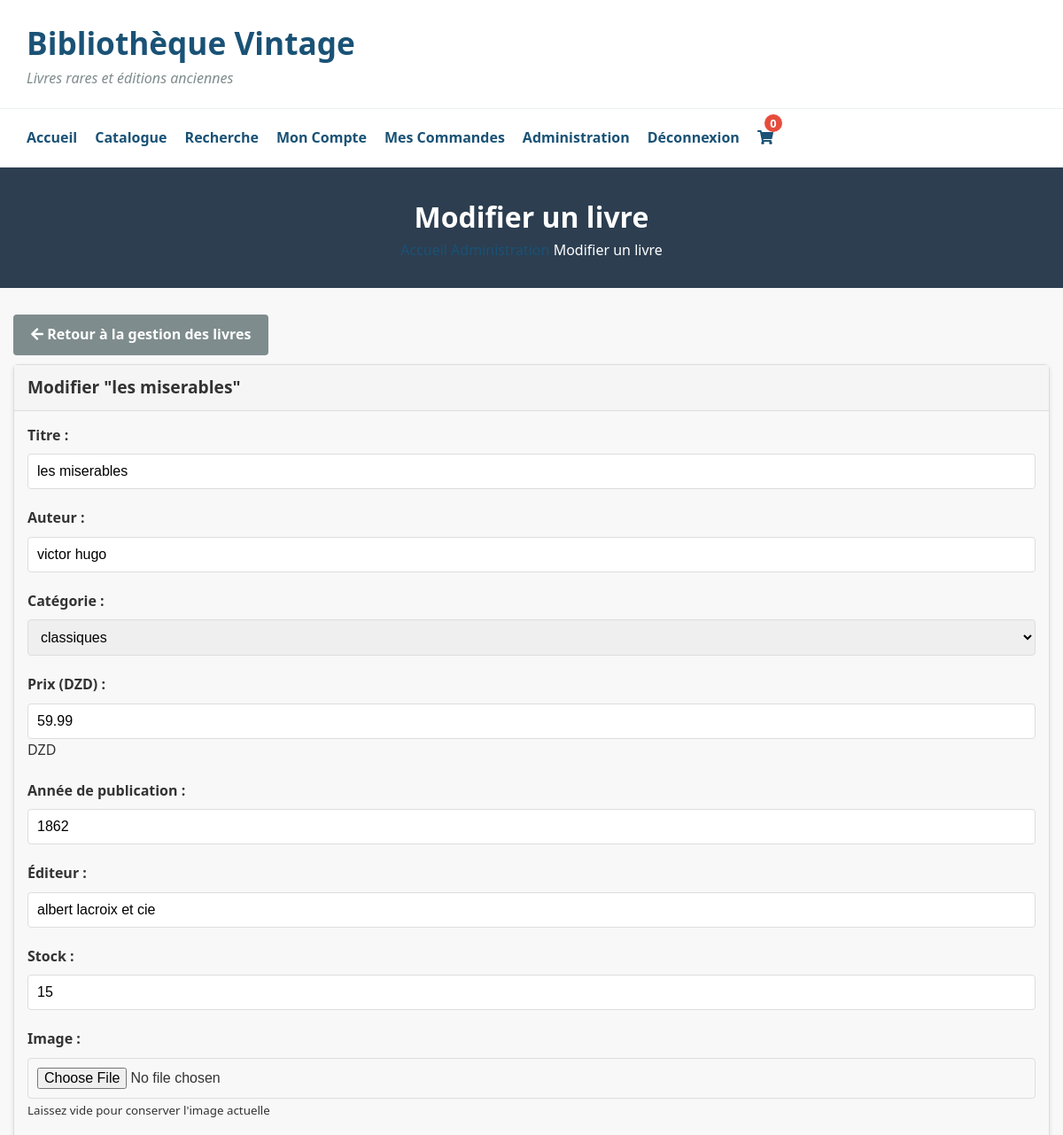
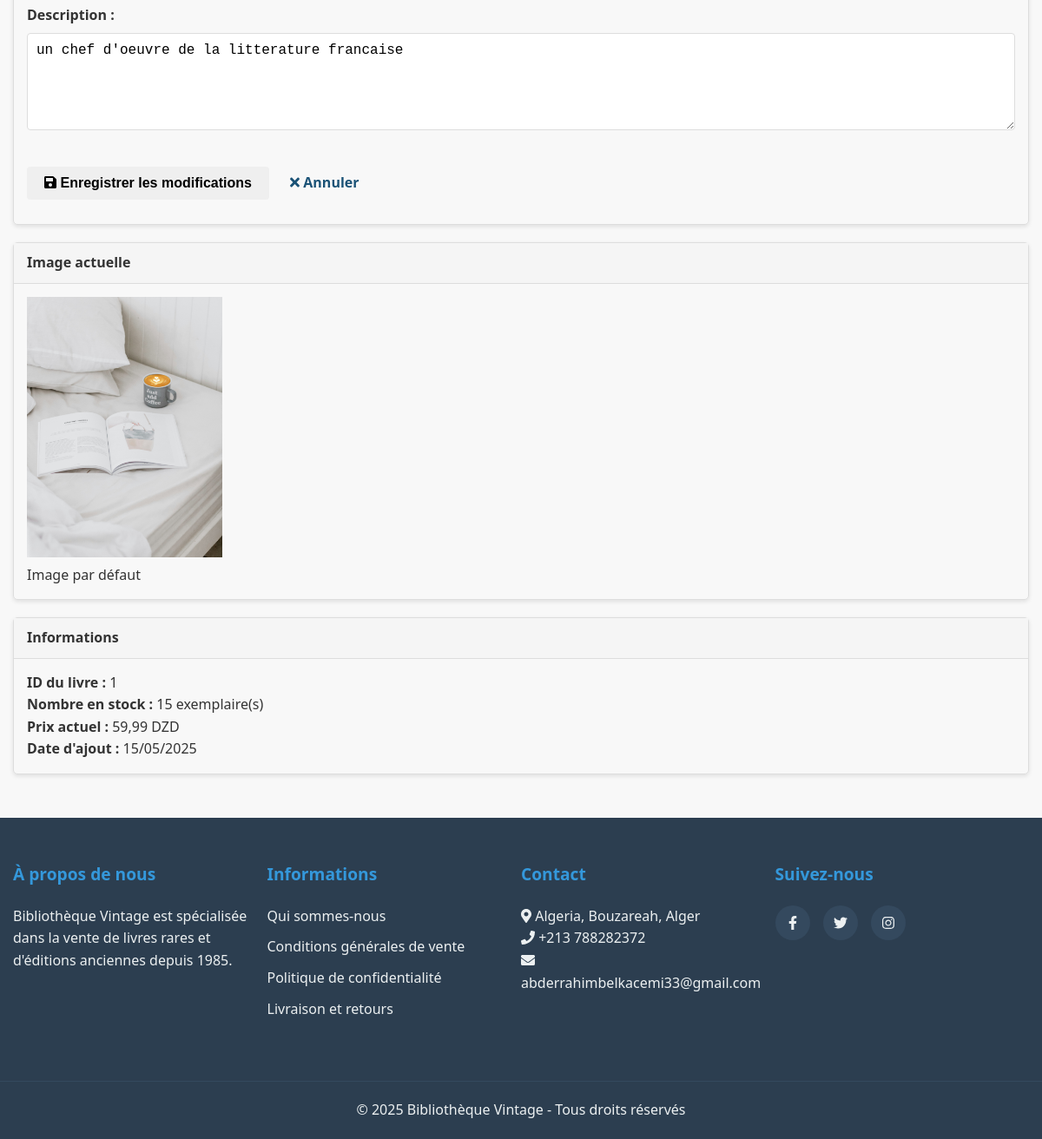
Screenshot of /modifier_livre.php?id=1 (signed in) with the database file from the repository (2 pictures, top to bottom).
### tables this page shows
create table livres (
    id_livre int auto_increment primary key,
    titre varchar(200) not null,
    auteur varchar(100) not null,
    id_categorie int,
    description text,
    prix decimal(10, 2) not null,
    annee_publication int,
    editeur varchar(100),
    stock int not null default 0,
    image varchar(255),
    date_ajout datetime default current_timestamp,
    foreign key (id_categorie) references categories(id_categorie)
);

create table categories (
    id_categorie int auto_increment primary key,
    nom varchar(100) not null,
    description text
);

### functions.php (called while the page is built, shortened)
<?php
function getLivreParId($id_livre)
{
    $conn = connectDB();
    $query = "SELECT l.*, c.nom as categorie_nom FROM Livres l
              LEFT JOIN Categories c ON l.id_categorie = c.id_categorie
              WHERE l.id_livre = ?";
    $stmt = $conn->prepare($query);
    $stmt->bind_param("i", $id_livre);
    $stmt->execute();
    $result = $stmt->get_result();
    $livre = $result->fetch_assoc();
    return $livre;
}
function getToutesCategories()
{
    $conn = connectDB();
    $query = "SELECT * FROM Categories ORDER BY nom";
    $result = $conn->query($query);
    $categories = [];
    while ($row = $result->fetch_assoc()) {
        $categories[] = $row;
    }
    return $categories;
}

### modifier_livre.php (the view, shortened to what this page needs)
<?php
require_once 'functions.php';
if (isset($_GET['id']) && is_numeric($_GET['id'])) {
    $id_livre = intval($_GET['id']);
    $livre = getLivreParId($id_livre);
} else {
    header('Location: admin.php');
    exit;
}
$categories = getToutesCategories();
include 'header.php';
?>
<section class="page-header bg-light py-4">
    <div class="container">
        <h2 class="mb-0">Modifier un livre</h2>
        <nav class="breadcrumb bg-transparent p-0 mb-0">
            <a class="breadcrumb-item" href="index.php">Accueil</a>
            <a class="breadcrumb-item" href="admin.php">Administration</a>
            <span class="breadcrumb-item active">Modifier un livre</span>
        </nav>
    </div>
</section>
<section class="modifier-livre py-5">
    <div class="container">
        <div class="row mb-4">
            <div class="col-12">
                <a href="admin.php#gerer-livres" class="btn btn-secondary">
                    <i class="fas fa-arrow-left mr-2"></i> Retour à la gestion des livres
                </a>
            </div>
        </div>
        <div class="row">
            <div class="col-lg-8">
                <div class="card shadow-sm">
                    <div class="card-header bg-primary text-white">
                        <h3 class="card-title mb-0">Modifier "<?php echo htmlspecialchars($livre['titre']); ?>"</h3>
                    </div>
                    <div class="card-body">
                        <form method="post" action="modifier_livre.php?id=<?php echo $id_livre; ?>" enctype="multipart/form-data">
                            <div class="row">
                                <div class="col-md-6">
                                    <div class="form-group">
                                        <label for="titre"><strong>Titre :</strong></label>
                                        <input type="text" id="titre" name="titre" class="form-control" value="<?php echo htmlspecialchars($livre['titre']); ?>" required>
                                    </div>
                                </div>
                                <div class="col-md-6">
                                    <div class="form-group">
                                        <label for="auteur"><strong>Auteur :</strong></label>
                                        <input type="text" id="auteur" name="auteur" class="form-control" value="<?php echo htmlspecialchars($livre['auteur']); ?>" required>
                                    </div>
                                </div>
                            </div>
                            <div class="row">
                                <div class="col-md-6">
                                    <div class="form-group">
                                        <label for="categorie"><strong>Catégorie :</strong></label>
                                        <select id="categorie" name="categorie" class="form-control" required>
                                            <?php foreach ($categories as $categorie): ?>
                                                <option value="<?php echo $categorie['id_categorie']; ?>" <?php echo ($categorie['id_categorie'] == $livre['id_categorie']) ? 'selected' : ''; ?>>
                                                    <?php echo htmlspecialchars($categorie['nom']); ?>
                                                </option>
                                            <?php endforeach; ?>
                                        </select>
                                    </div>
                                </div>
                                <div class="col-md-6">
                                    <div class="form-group">
                                        <label for="prix"><strong>Prix (DZD) :</strong></label>
                                        <div class="input-group">
                                            <input type="number" id="prix" name="prix" class="form-control" step="0.01" min="0" value="<?php echo $livre['prix']; ?>" required>
                                            <div class="input-group-append">
                                                <span class="input-group-text">DZD</span>
                                            </div>
                                        </div>
                                    </div>
                                </div>
                            </div>
                            <div class="row">
                                <div class="col-md-6">
                                    <div class="form-group">
                                        <label for="annee"><strong>Année de publication :</strong></label>
                                        <input type="number" id="annee" name="annee" class="form-control" min="1400" max="<?php echo date('Y'); ?>" value="<?php echo isset($livre['annee_publication']) ? $livre['annee_publication'] : ''; ?>">
                                    </div>
                                </div>
                                <div class="col-md-6">
                                    <div class="form-group">
                                        <label for="editeur"><strong>Éditeur :</strong></label>
                                        <input type="text" id="editeur" name="editeur" class="form-control" value="<?php echo htmlspecialchars($livre['editeur']); ?>">
                                    </div>
                                </div>
                            </div>
                            <div class="row">
                                <div class="col-md-6">
                                    <div class="form-group">
                                        <label for="stock"><strong>Stock :</strong></label>
                                        <input type="number" id="stock" name="stock" class="form-control" min="0" value="<?php echo $livre['stock']; ?>" required>
                                    </div>
                                </div>
                                <div class="col-md-6">
                                    <div class="form-group">
                                        <label for="image"><strong>Image :</strong></label>
                                        <input type="file" id="image" name="image" class="form-control-file" accept="image/*">
                                        <small class="form-text text-muted">Laissez vide pour conserver l'image actuelle</small>
                                    </div>
                                </div>
                            </div>
                            <div class="form-group">
                                <label for="description"><strong>Description :</strong></label>
                                <textarea id="description" name="description" class="form-control" rows="5"><?php echo htmlspecialchars($livre['description']); ?></textarea>
                            </div>
                            <div class="form-actions text-center mt-4">
                                <button type="submit" class="btn btn-success btn-lg px-5">
                                    <i class="fas fa-save mr-2"></i> Enregistrer les modifications
                                </button>
                                <a href="admin.php#gerer-livres" class="btn btn-outline-secondary btn-lg ml-2">
                                    <i class="fas fa-times mr-2"></i> Annuler
                                </a>
                            </div>
                        </form>
                    </div>
                </div>
            </div>
            <div class="col-lg-4">
                <div class="card shadow-sm">
                    <div class="card-header bg-secondary text-white">
                        <h4 class="card-title mb-0">Image actuelle</h4>
                    </div>
                    <div class="card-body text-center">
                        <?php if (!empty($livre['image']) && file_exists('images/' . $livre['image'])): ?>
                            <img src="images/<?php echo $livre['image']; ?>" alt="<?php echo htmlspecialchars($livre['titre']); ?>" class="img-fluid mb-3" style="max-height: 300px;">
                            <p class="mb-0 text-muted"><?php echo $livre['image']; ?></p>
                        <?php else: ?>
                            <img src="images/default.jpg" alt="Image par défaut" class="img-fluid mb-3" style="max-height: 300px;">
                            <p class="mb-0 text-muted">Image par défaut</p>
                        <?php endif; ?>
                    </div>
                </div>
                <div class="card shadow-sm mt-4">
                    <div class="card-header bg-info text-white">
                        <h4 class="card-title mb-0">Informations</h4>
                    </div>
                    <div class="card-body">
                        <p><strong>ID du livre :</strong> <?php echo $livre['id_livre']; ?></p>
                        <p><strong>Nombre en stock :</strong> <?php echo $livre['stock']; ?> exemplaire(s)</p>
                        <p><strong>Prix actuel :</strong> <?php echo number_format($livre['prix'], 2, ',', ' '); ?> DZD</p>
                        <?php if (isset($livre['date_ajout']) && !empty($livre['date_ajout'])): ?>
                            <p><strong>Date d'ajout :</strong> <?php echo date('d/m/Y', strtotime($livre['date_ajout'])); ?></p>
                        <?php endif; ?>
                    </div>
                </div>
            </div>
        </div>
    </div>
</section>
<?php include 'footer.php'; ?>

### rows the page displays
livres: titre "les miserables", auteur "victor hugo", categorie "classiques", prix "59.99", annee "1862", editeur "albert lacroix et cie", stock "15", description "un chef d'oeuvre de la litterature francaise", id_livre "1", prix "59,99", date_ajout "15/05/2025"

### other values shown
$nbArticles "0"
